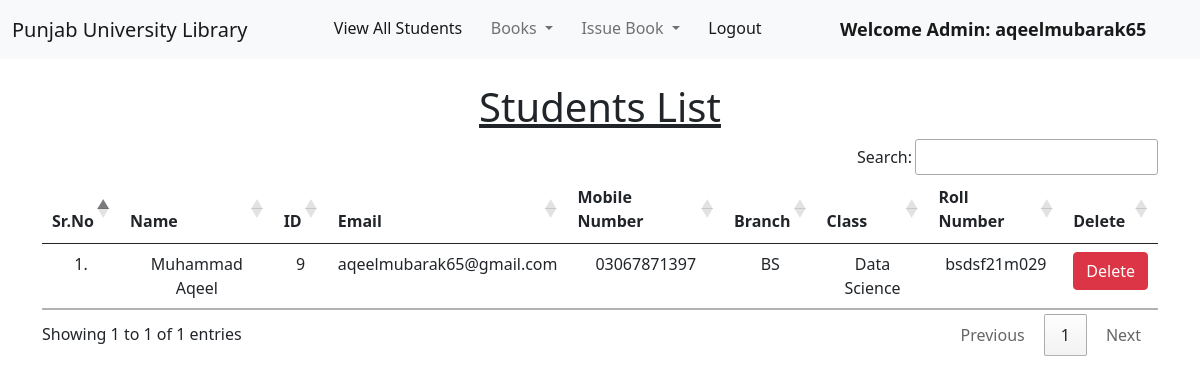
Screenshot of /view_students/ (signed in) with the database file from the repository.
### library/models.py (models this page shows, shortened)
class Student(models.Model):
    user = models.OneToOneField(User, on_delete=models.CASCADE)
    classroom = models.CharField(max_length=10)
    branch = models.CharField(max_length=10)
    roll_no = models.CharField(max_length=3, blank=True)
    phone = models.CharField(max_length=10, blank=True)
    image = models.ImageField(upload_to="", blank=True)

### library/views.py (the view)
# urls.py: path("view_students/", views.view_students, name="view_students"),
@login_required(login_url = '/admin_login')
def view_students(request):
    students = Student.objects.all()
    return render(request, "view_students.html", {'students':students})

### library/templates/view_students.html (shortened to what this page needs)
{% extends 'admin_navbar.html' %}
{% load static %}
{% block body %}
<div class="container mt-4">
    <h1 class="text-center"><u>Students List</u></h1>
    <table class="table table-hover" id="example">
        <thead>
            <tr class="text-center">
                <th>Sr.No</th>
                <th>Name</th>
                <th>ID</th>
                <th>Email</th>
                <th>Mobile Number</th>
                <th>Branch</th>
                <th>Class</th>
                <th>Roll Number</th>
                <th>Delete</th>
            </tr>
        </thead>
        <tbody>
            {% for student in students %}
            <tr class="text-center">
                <td>{{forloop.counter}}.</td>
                <td>{{student.user.get_full_name}}</td>
                <td>{{student.user.id}}</td>
                <td>{{student.user.email}}</td>
                <td>{{student.phone}}</td>
                <td>{{student.branch}}</td>
                <td>{{student.classroom}}</td>
                <td>{{student.roll_no}}</td>
                <td><a href="/delete_student/{{student.id}}/" class="btn btn-danger" onclick="return confirm('Are you sure you want to delete this student?')">Delete</a></td>
            </tr>
            {% endfor %}
        </tbody>
    </table>
    </div>
{% endblock %}

### library/templates/admin_navbar.html (shortened to what this page needs)
<!doctype html>
<html lang="en">
  <head>
    <link href="https://cdn.jsdelivr.net/npm/bootstrap@5.1.0/dist/css/bootstrap.min.css" rel="stylesheet">
    <link rel="stylesheet" href="https://cdn.datatables.net/1.10.25/css/jquery.dataTables.min.css">
    <link rel="stylesheet" href="https://cdn.datatables.net/buttons/1.7.1/css/buttons.dataTables.min.css">
  </head>
  <body>
    <nav class="navbar navbar-expand-lg navbar-light bg-light">
        <div class="container-fluid">
          <a class="navbar-brand" href="#">Punjab University Library</a>
          <div class="collapse navbar-collapse" id="navbarSupportedContent">
            <ul class="navbar-nav me-auto mb-2 mb-lg-0">
              <li class="nav-item">
                <a class="nav-link active" aria-current="page" href="/view_students/">View All Students</a>
              </li>
              <li class="nav-item dropdown">
                <a class="nav-link dropdown-toggle" href="#" id="navbarDropdown" role="button" data-bs-toggle="dropdown" aria-expanded="false">
                  Books
                </a>
              </li>
              <li class="nav-item dropdown">
                <a class="nav-link dropdown-toggle" href="#" id="navbarDropdown" role="button" data-bs-toggle="dropdown" aria-expanded="false">
                  Issue Book
                </a>
              </li>
              <li class="nav-item">
                <a class="nav-link active" aria-current="page" href="/logout/">Logout</a>
              </li>
              <li class="nav-item">
                <a style="font-weight:600; font-family:'Segoe UI', Tahoma, Geneva, Verdana, sans-serif; font-size: large;" class="nav-link active" href="#">Welcome Admin: {{request.user}}</a>
              </li>
            </ul>
          </div>
        </div>
      </nav>
      {% block body %}
      {% endblock %}
  </body>
</html>

### rows the page displays
Student: user.get_full_name "Muhammad Aqeel", user.id "9", user.email "aqeelmubarak65@gmail.com", phone "03067871397", branch "BS", classroom "Data Science", roll_no "bsdsf21m029"

### other values shown
{{ request.user }} "aqeelmubarak65"
